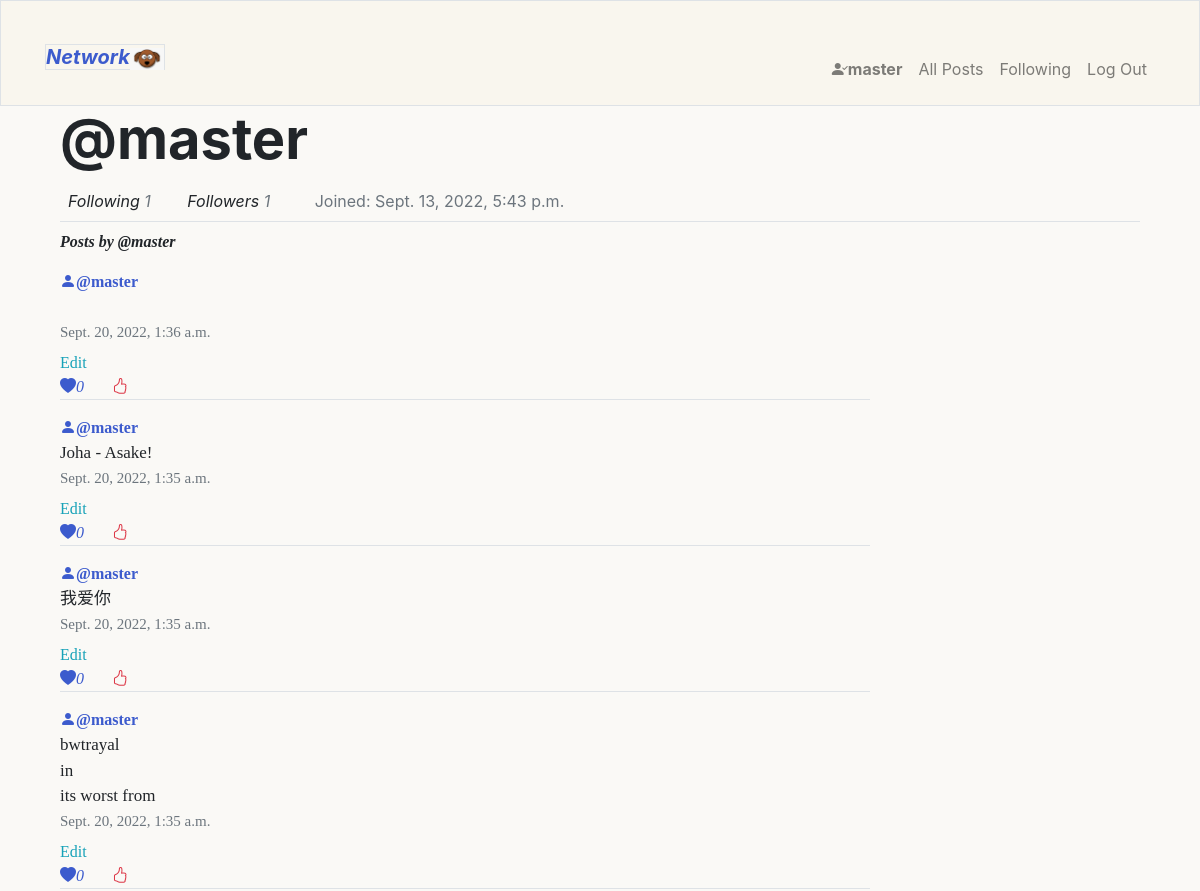
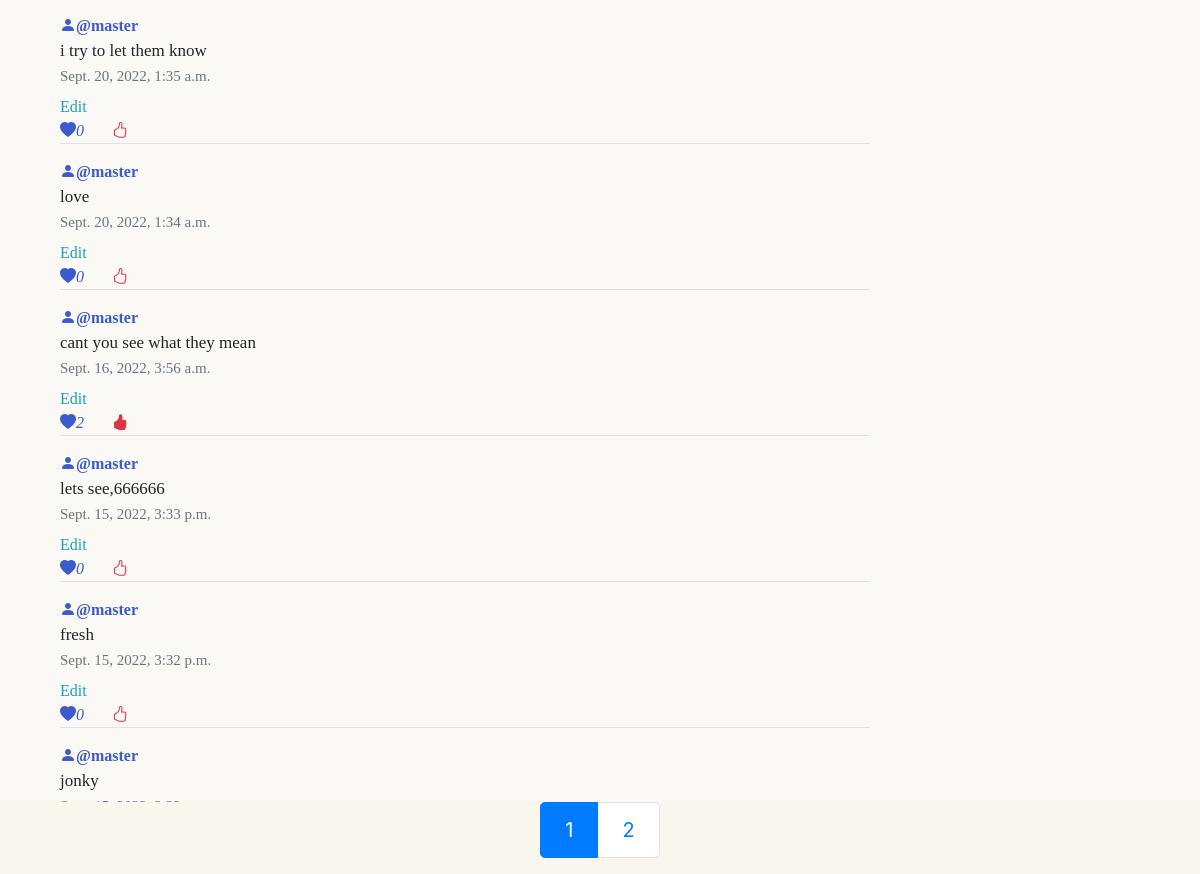
The page /profile/user1/page1 (signed in) on the database as committed earlier (2 pictures, top to bottom).
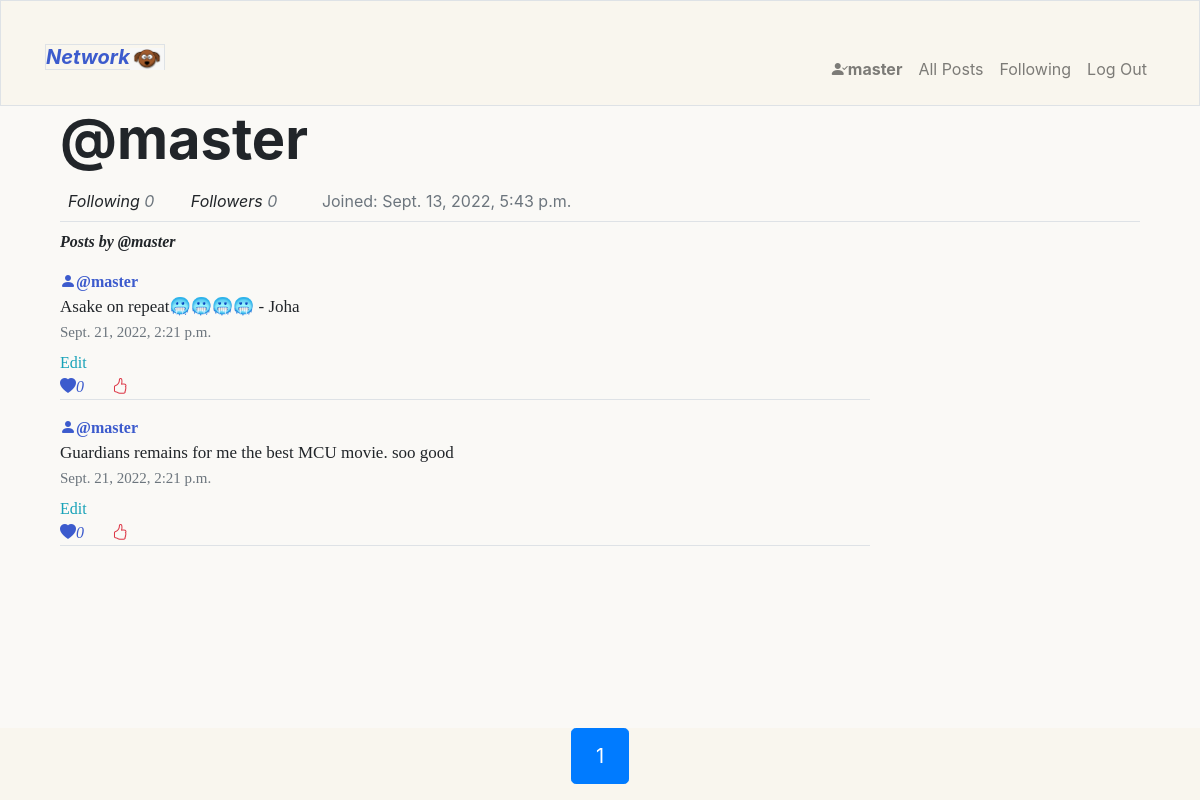
The same page on the database as committed later.
### network/models.py (models this page shows, shortened)
class User(AbstractUser):
    followers_number = models.IntegerField(default=0)
    following_number = models.IntegerField(default=0)
    joined = models.DateField(auto_now=True)

class Post(models.Model):
    content = models.CharField(max_length=200)
    likes = models.IntegerField(default=0)
    created = models.DateTimeField(auto_now_add=True)
    user = models.ForeignKey(User,on_delete=models.CASCADE,related_name="post_created")

### network/views.py (the view, shortened to what this page needs)
# urls.py: path("profile/user<int:id>/page<int:page_num>",views.profile,name="profile"),
@login_required
def profile(request,id,page_num):
    if not  request.user.is_authenticated:
        return render(request,"network/login.html",{
            "error":"Session expired ,Login again"
        })
    try:
        user_p = User.objects.get(pk=id)
        user_post = Post.objects.filter(user=user_p).order_by("-created")
        user_likes  = Likes.objects.filter(user=request.user)
        user_liked_post = [x.liked_posts for x in user_likes]
        pages = Paginator(user_post,10)
        current_pages = pages.get_page(page_num)
        return render(request,"network/profile.html",{
        "user_post":current_pages,
        "user_profile" : user_p,
        "liked_posts":user_liked_post
    })
    except User.DoesNotExist:
        return HttpResponseRedirect(reverse("index"))

### network/templates/network/profile.html (shortened to what this page needs)
{% extends 'network/layout.html' %}
{% block body %}
<div class="container ">
    <div class="border-bottom pb-2">
        <p class=""><span class= "display-4 font-weight-bolder">@{{user_profile.username}}</span> </p>
        <span class="mx-2 font-italic">Following <span class="text-muted">{{user_profile.user_following.count}}</span></span>
        <span class="mx-4 font-italic">Followers <span class="text-muted followers">{{user_profile.user_followers.count}}</span></span>
         <span class="mx-3 text-muted">Joined: {{user_profile.date_joined}}</span>
    </div>
    <div class = "mt-2 posts">
        <p class=""><strong class= "display-5 font-italic fw-bolder">Posts by @{{user_profile.username}}</strong> </p>
        {% for post in user_post %}
        <div class=" mt-3  border-bottom w-75">
            <a class=" " href=" {% url 'profile' post.user.id 1 %}"><i class="bi bi-person-fill  blue-color-tone"></i><strong class=" blue-color-tone">@{{ post.user.username }}</strong></a>
            <div id="post-{{post.id}}-div">
                <p class="post-content-{{post.id}} text-break post-content ">{{post.content|linebreaksbr}}</p>
                <p class="date text-muted ">{{post.created}}</p>
                {% if post.user == request.user %}
                    <a href="" class="edit-post  d-block text-info w-25" data-id="{{post.id}}">Edit</a>
                {% endif %}
            </div>
            {% if post  in liked_posts%}
                <a ><i class="bi bi-heart-fill blue-color-tone" id="like-{{post.id}}">{{post.likes}}</i>    <a href="" class="mx-4 text-danger like-btn" data-id ="{{post.id}}"  data-action="false"><i class="bi bi-hand-thumbs-up-fill"></i></a>
            {% else %}
                <a ><i class="bi bi-heart-fill blue-color-tone" id="like-{{post.id}}">{{post.likes}}</i>    <a href="" class="mx-4 text-danger like-btn" data-id ="{{post.id}}"  data-action="true"><i class="bi bi-hand-thumbs-up"></i></a>
            {% endif %}
        </div>
        {% endfor %}
    </div>
</div>
{% endblock body %}
{% block footer %}
<div class="">
    <nav aria-label="..." class= "fixed-bottom  d-flex justify-content-center ">
        <ul class="pagination pagination-lg">
          <li class="page-item active" aria-current="page">
            <span class="page-link">
              {{user_post.number}}
            </span>
          </li>
          {% if user_post.has_next %}
          <li class="page-item"><a class="page-link" href="{% url 'profile' user.id user_post.next_page_number %}">{{user_post.next_page_number}}</a></li>
          {% endif %}
        </ul>
      </nav>
</div>
{% endblock footer %}

### network/templates/network/layout.html (shortened to what this page needs)
{% load static %}
<!DOCTYPE html>
<html lang="en">
    <head>
        <link rel="stylesheet" href="https://cdn.jsdelivr.net/npm/bootstrap@4.4.1/dist/css/bootstrap.min.css">
        <link rel="stylesheet" href="https://cdn.jsdelivr.net/npm/bootstrap-icons@1.8.3/font/bootstrap-icons.css">
        <link href="{% static 'network/styles.css' %}" rel="stylesheet">
    </head>
    <body  class="bodycon">
        <nav class="navbar sticky-top navbar-expand-lg border pb-3 navbar-light ">
            <div class="container-md  mt-3">
                <a href="/" class="navbar-brand  " >
                    <span class="fw-bold  align-center ">
                        <i class="border "><strong class="blue-color-tone">Network</strong><img class="img-fluid nav-img" src="{% static 'network/images/dog4.png' %}" alt="image of a cute cartoon dog"></i>
                    </span>
                </a>
            <div class="collapse navbar-collapse  justify-content-end align-center" id="main-nav" >
                <ul class="navbar-nav mt-4">
                  {% if user.is_authenticated %}
                      <li class="nav-item">
                          <a class="nav-link" href="{% url 'profile'  user.id  1 %}"><i class="bi bi-person-check-fill"></i><strong>{{ user.username }}</strong></a>
                      </li>
                  {% endif %}
                  <li class="nav-item">
                    <a class="nav-link" href="{% url 'index' %}">All Posts</a>
                  </li>
                  {% if user.is_authenticated %}
                      <li class="nav-item">
                          <a class="nav-link" href="{% url 'following' 1%}">Following</a>
                      </li>
                      <li class="nav-item">
                          <a class="nav-link" href="{% url 'logout' %}">Log Out</a>
                      </li>
                  {% endif %}
                </ul>
              </div>
            </div>
        </nav>
        <div class="container main">
            {% block body %}
            {% endblock %}
        </div>
    </body>
    {% block footer %}{% endblock footer %}
</html>

### network/static/network/styles.css (style rules this page uses)
html { scroll-behavior: smooth; }
nav { background-color: #F9F6EE; }
.bodycon { background-color: #FAF9F6; }
.blue-color-tone { color: rgb(60, 91, 205); }
.posts { font-family:'Times New Roman', Times, serif; }
.date { margin-top:-15px; font-size: 15px; }
.post-content { font-size: 17px; white-space: pre-line; white-space: pre-wrap; }
.edit-post { margin-top: -8px; }
.nav-img { height:22px; }

Rows that differ between the two databases and show on the page:
removed Post: user.username "master", created "Sept. 20, 2022, 1:36 a.m.", likes "0"
removed Post: user.username "master", content "Joha - Asake!", created "Sept. 20, 2022, 1:35 a.m.", likes "0"
removed Post: user.username "master", content "我爱你", created "Sept. 20, 2022, 1:35 a.m.", likes "0"
removed Post: user.username "master", content "bwtrayal in its worst from", created "Sept. 20, 2022, 1:35 a.m.", likes "0"
removed Post: user.username "master", content "i try to let them know", created "Sept. 20, 2022, 1:35 a.m.", likes "0"
removed Post: user.username "master", content "love", created "Sept. 20, 2022, 1:34 a.m.", likes "0"
removed Post: user.username "master", content "cant you see what they mean", created "Sept. 16, 2022, 3:56 a.m.", likes "2"
removed Post: user.username "master", content "lets see,666666", created "Sept. 15, 2022, 3:33 p.m.", likes "0"
removed Post: user.username "master", content "fresh", created "Sept. 15, 2022, 3:32 p.m.", likes "0"
removed Post: user.username "master", content "jonky"
changed User "master": user_following.count "1" → "0"; user_followers.count "1" → "0"
added Post: user.username "master", content "Asake on repeat🥶🥶🥶🥶 - Joha", created "Sept. 21, 2022, 2:21 p.m.", likes "0"
added Post: user.username "master", content "Guardians remains for me the best MCU movie. soo good", created "Sept. 21, 2022, 2:21 p.m.", likes "0"
Other text that changed with them:
{{ user_post.next_page_number }}: "2" → (not shown)
